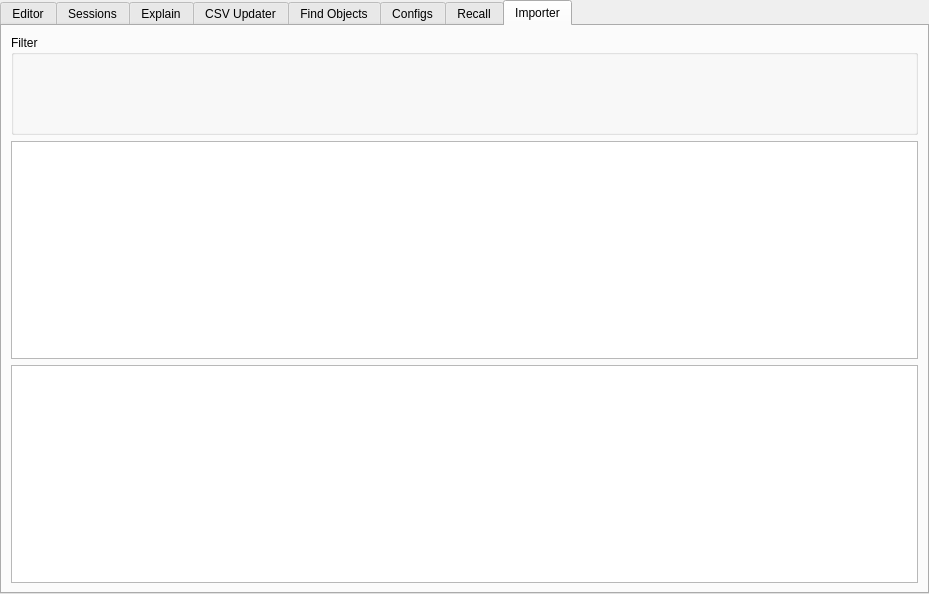
<?xml version="1.0" encoding="UTF-8"?>
<ui version="4.0">
 <class>d_editor</class>
 <widget class="QDialog" name="d_editor">
  <property name="geometry">
   <rect>
    <x>0</x>
    <y>0</y>
    <width>929</width>
    <height>594</height>
   </rect>
  </property>
  <property name="windowTitle">
   <string>Dialog</string>
  </property>
  <property name="modal">
   <bool>true</bool>
  </property>
  <layout class="QVBoxLayout" name="verticalLayout_10">
   <property name="spacing">
    <number>0</number>
   </property>
   <property name="leftMargin">
    <number>0</number>
   </property>
   <property name="topMargin">
    <number>0</number>
   </property>
   <property name="rightMargin">
    <number>0</number>
   </property>
   <property name="bottomMargin">
    <number>0</number>
   </property>
   <item>
    <widget class="QTabWidget" name="tabWidget">
     <property name="currentIndex">
      <number>7</number>
     </property>
     <widget class="QWidget" name="tab_editor">
      <attribute name="title">
       <string>Editor</string>
      </attribute>
      <layout class="QVBoxLayout" name="verticalLayout">
       <property name="spacing">
        <number>6</number>
       </property>
       <property name="leftMargin">
        <number>9</number>
       </property>
       <property name="topMargin">
        <number>9</number>
       </property>
       <property name="rightMargin">
        <number>9</number>
       </property>
       <property name="bottomMargin">
        <number>9</number>
       </property>
       <item>
        <widget class="QPlainTextEdit" name="mem_editor"/>
       </item>
      </layout>
     </widget>
     <widget class="QWidget" name="tab_session">
      <attribute name="title">
       <string>Sessions</string>
      </attribute>
      <layout class="QVBoxLayout">
       <property name="spacing">
        <number>6</number>
       </property>
       <property name="leftMargin">
        <number>9</number>
       </property>
       <property name="topMargin">
        <number>9</number>
       </property>
       <property name="rightMargin">
        <number>9</number>
       </property>
       <property name="bottomMargin">
        <number>9</number>
       </property>
       <item>
        <widget class="QFrame" name="frame">
         <property name="minimumSize">
          <size>
           <width>0</width>
           <height>30</height>
          </size>
         </property>
         <property name="frameShape">
          <enum>QFrame::Box</enum>
         </property>
         <property name="frameShadow">
          <enum>QFrame::Raised</enum>
         </property>
         <layout class="QHBoxLayout" name="horizontalLayout">
          <property name="spacing">
           <number>0</number>
          </property>
          <property name="leftMargin">
           <number>0</number>
          </property>
          <property name="topMargin">
           <number>0</number>
          </property>
          <property name="rightMargin">
           <number>0</number>
          </property>
          <property name="bottomMargin">
           <number>0</number>
          </property>
          <item>
           <widget class="QPushButton" name="bt_sessions_exec">
            <property name="text">
             <string>view</string>
            </property>
           </widget>
          </item>
          <item>
           <widget class="QComboBox" name="cbo_sessions">
            <item>
             <property name="text">
              <string>ACTIVE</string>
             </property>
            </item>
            <item>
             <property name="text">
              <string>INACTIVE</string>
             </property>
            </item>
            <item>
             <property name="text">
              <string>%</string>
             </property>
            </item>
           </widget>
          </item>
          <item>
           <spacer name="horizontalSpacer">
            <property name="orientation">
             <enum>Qt::Horizontal</enum>
            </property>
            <property name="sizeHint" stdset="0">
             <size>
              <width>40</width>
              <height>20</height>
             </size>
            </property>
           </spacer>
          </item>
         </layout>
        </widget>
       </item>
       <item>
        <widget class="QTreeWidget" name="tree_sessions">
         <property name="alternatingRowColors">
          <bool>true</bool>
         </property>
         <column>
          <property name="text">
           <string notr="true">1</string>
          </property>
         </column>
        </widget>
       </item>
       <item>
        <widget class="QPlainTextEdit" name="mem_sessions"/>
       </item>
      </layout>
     </widget>
     <widget class="QWidget" name="tab_explain">
      <attribute name="title">
       <string>Explain</string>
      </attribute>
      <layout class="QVBoxLayout" name="verticalLayout_4">
       <property name="spacing">
        <number>6</number>
       </property>
       <property name="leftMargin">
        <number>9</number>
       </property>
       <property name="topMargin">
        <number>9</number>
       </property>
       <property name="rightMargin">
        <number>9</number>
       </property>
       <property name="bottomMargin">
        <number>9</number>
       </property>
       <item>
        <widget class="QFrame" name="frame_3">
         <property name="minimumSize">
          <size>
           <width>0</width>
           <height>30</height>
          </size>
         </property>
         <property name="frameShape">
          <enum>QFrame::Box</enum>
         </property>
         <property name="frameShadow">
          <enum>QFrame::Raised</enum>
         </property>
         <widget class="QPushButton" name="bt_explain">
          <property name="geometry">
           <rect>
            <x>1</x>
            <y>2</y>
            <width>80</width>
            <height>26</height>
           </rect>
          </property>
          <property name="text">
           <string>Run</string>
          </property>
         </widget>
        </widget>
       </item>
       <item>
        <widget class="QPlainTextEdit" name="mem_explain"/>
       </item>
       <item>
        <widget class="QTreeWidget" name="tree_explain">
         <property name="columnCount">
          <number>7</number>
         </property>
         <column>
          <property name="text">
           <string notr="true">1</string>
          </property>
         </column>
         <column>
          <property name="text">
           <string notr="true">2</string>
          </property>
         </column>
         <column>
          <property name="text">
           <string notr="true">3</string>
          </property>
         </column>
         <column>
          <property name="text">
           <string notr="true">4</string>
          </property>
         </column>
         <column>
          <property name="text">
           <string notr="true">5</string>
          </property>
         </column>
         <column>
          <property name="text">
           <string notr="true">6</string>
          </property>
         </column>
         <column>
          <property name="text">
           <string notr="true">7</string>
          </property>
         </column>
        </widget>
       </item>
      </layout>
     </widget>
     <widget class="QWidget" name="tab_csv_updater">
      <attribute name="title">
       <string>CSV Updater</string>
      </attribute>
      <layout class="QVBoxLayout" name="verticalLayout_5">
       <property name="spacing">
        <number>6</number>
       </property>
       <item>
        <widget class="QGroupBox" name="groupBox_5">
         <property name="minimumSize">
          <size>
           <width>0</width>
           <height>100</height>
          </size>
         </property>
         <property name="maximumSize">
          <size>
           <width>16777215</width>
           <height>100</height>
          </size>
         </property>
         <property name="title">
          <string>Options</string>
         </property>
         <widget class="QPushButton" name="bt_csv_of">
          <property name="geometry">
           <rect>
            <x>596</x>
            <y>64</y>
            <width>32</width>
            <height>26</height>
           </rect>
          </property>
          <property name="maximumSize">
           <size>
            <width>32</width>
            <height>16777215</height>
           </size>
          </property>
          <property name="text">
           <string>...</string>
          </property>
         </widget>
         <widget class="QPushButton" name="bt_csv_populate">
          <property name="geometry">
           <rect>
            <x>12</x>
            <y>32</y>
            <width>100</width>
            <height>26</height>
           </rect>
          </property>
          <property name="maximumSize">
           <size>
            <width>100</width>
            <height>16777215</height>
           </size>
          </property>
          <property name="text">
           <string>Populate</string>
          </property>
         </widget>
         <widget class="QCheckBox" name="chk_csv">
          <property name="geometry">
           <rect>
            <x>118</x>
            <y>33</y>
            <width>510</width>
            <height>24</height>
           </rect>
          </property>
          <property name="text">
           <string>First Line = Titles</string>
          </property>
         </widget>
         <widget class="QLineEdit" name="edt_csv_file">
          <property name="geometry">
           <rect>
            <x>12</x>
            <y>64</y>
            <width>578</width>
            <height>26</height>
           </rect>
          </property>
         </widget>
        </widget>
       </item>
       <item>
        <widget class="QFrame" name="frame_5">
         <property name="frameShape">
          <enum>QFrame::StyledPanel</enum>
         </property>
         <property name="frameShadow">
          <enum>QFrame::Raised</enum>
         </property>
         <layout class="QHBoxLayout" name="horizontalLayout_3">
          <item>
           <widget class="QSplitter" name="splitter">
            <property name="orientation">
             <enum>Qt::Horizontal</enum>
            </property>
            <widget class="QTableWidget" name="grid_csv">
             <property name="minimumSize">
              <size>
               <width>300</width>
               <height>0</height>
              </size>
             </property>
             <property name="maximumSize">
              <size>
               <width>300</width>
               <height>16777215</height>
              </size>
             </property>
             <property name="alternatingRowColors">
              <bool>true</bool>
             </property>
             <property name="columnCount">
              <number>1</number>
             </property>
             <column/>
            </widget>
            <widget class="QPlainTextEdit" name="mem_csv">
             <property name="font">
              <font>
               <family>Monospace</family>
              </font>
             </property>
             <property name="lineWrapMode">
              <enum>QPlainTextEdit::NoWrap</enum>
             </property>
             <property name="backgroundVisible">
              <bool>false</bool>
             </property>
            </widget>
           </widget>
          </item>
         </layout>
        </widget>
       </item>
      </layout>
     </widget>
     <widget class="QWidget" name="tab_find_objects">
      <attribute name="title">
       <string>Find Objects</string>
      </attribute>
      <layout class="QVBoxLayout" name="verticalLayout_3">
       <property name="spacing">
        <number>6</number>
       </property>
       <property name="leftMargin">
        <number>9</number>
       </property>
       <property name="topMargin">
        <number>9</number>
       </property>
       <property name="rightMargin">
        <number>9</number>
       </property>
       <property name="bottomMargin">
        <number>9</number>
       </property>
       <item>
        <widget class="QGroupBox" name="groupBox_4">
         <property name="minimumSize">
          <size>
           <width>0</width>
           <height>100</height>
          </size>
         </property>
         <property name="maximumSize">
          <size>
           <width>16777215</width>
           <height>100</height>
          </size>
         </property>
         <property name="title">
          <string>Filter</string>
         </property>
         <widget class="QCheckBox" name="chk_obj_table">
          <property name="geometry">
           <rect>
            <x>290</x>
            <y>30</y>
            <width>85</width>
            <height>24</height>
           </rect>
          </property>
          <property name="text">
           <string>TABLE</string>
          </property>
          <property name="checked">
           <bool>true</bool>
          </property>
         </widget>
         <widget class="QCheckBox" name="chk_obj_view">
          <property name="geometry">
           <rect>
            <x>290</x>
            <y>50</y>
            <width>85</width>
            <height>24</height>
           </rect>
          </property>
          <property name="text">
           <string>VIEW</string>
          </property>
          <property name="checked">
           <bool>true</bool>
          </property>
         </widget>
         <widget class="QCheckBox" name="chk_obj_package">
          <property name="geometry">
           <rect>
            <x>390</x>
            <y>30</y>
            <width>85</width>
            <height>24</height>
           </rect>
          </property>
          <property name="text">
           <string>PACKAGE</string>
          </property>
          <property name="checked">
           <bool>true</bool>
          </property>
         </widget>
         <widget class="QCheckBox" name="chk_obj_trigger">
          <property name="geometry">
           <rect>
            <x>290</x>
            <y>70</y>
            <width>85</width>
            <height>24</height>
           </rect>
          </property>
          <property name="text">
           <string>TRIGGER</string>
          </property>
          <property name="checked">
           <bool>true</bool>
          </property>
         </widget>
         <widget class="QCheckBox" name="chk_obj_procedure">
          <property name="geometry">
           <rect>
            <x>390</x>
            <y>70</y>
            <width>131</width>
            <height>24</height>
           </rect>
          </property>
          <property name="text">
           <string>PROCEDURE</string>
          </property>
          <property name="checked">
           <bool>true</bool>
          </property>
         </widget>
         <widget class="QCheckBox" name="chk_obj_funcion">
          <property name="geometry">
           <rect>
            <x>390</x>
            <y>50</y>
            <width>85</width>
            <height>24</height>
           </rect>
          </property>
          <property name="text">
           <string>FUNCTION</string>
          </property>
          <property name="checked">
           <bool>true</bool>
          </property>
         </widget>
         <widget class="QLineEdit" name="edt_objetos">
          <property name="geometry">
           <rect>
            <x>13</x>
            <y>53</y>
            <width>241</width>
            <height>26</height>
           </rect>
          </property>
         </widget>
         <widget class="QLabel" name="label_3">
          <property name="geometry">
           <rect>
            <x>13</x>
            <y>33</y>
            <width>91</width>
            <height>18</height>
           </rect>
          </property>
          <property name="text">
           <string>Object Name</string>
          </property>
         </widget>
         <widget class="QPushButton" name="bt_obj_viewcode">
          <property name="geometry">
           <rect>
            <x>510</x>
            <y>40</y>
            <width>161</width>
            <height>41</height>
           </rect>
          </property>
          <property name="text">
           <string>View Code (DDL)</string>
          </property>
         </widget>
        </widget>
       </item>
       <item>
        <widget class="QTableWidget" name="grid_objetos">
         <property name="alternatingRowColors">
          <bool>true</bool>
         </property>
        </widget>
       </item>
      </layout>
     </widget>
     <widget class="QWidget" name="tab_config">
      <attribute name="title">
       <string>Configs</string>
      </attribute>
      <layout class="QVBoxLayout" name="verticalLayout_2">
       <item>
        <widget class="QGroupBox" name="groupBox_3">
         <property name="minimumSize">
          <size>
           <width>0</width>
           <height>200</height>
          </size>
         </property>
         <property name="maximumSize">
          <size>
           <width>16777215</width>
           <height>200</height>
          </size>
         </property>
         <property name="title">
          <string> Configs</string>
         </property>
         <widget class="QLabel" name="label">
          <property name="geometry">
           <rect>
            <x>20</x>
            <y>30</y>
            <width>121</width>
            <height>18</height>
           </rect>
          </property>
          <property name="text">
           <string>Oracle Home</string>
          </property>
         </widget>
         <widget class="QLineEdit" name="edt_cfg_oracle_dir">
          <property name="geometry">
           <rect>
            <x>20</x>
            <y>50</y>
            <width>231</width>
            <height>26</height>
           </rect>
          </property>
         </widget>
         <widget class="QCheckBox" name="chk_cfg_dark_mode">
          <property name="geometry">
           <rect>
            <x>280</x>
            <y>50</y>
            <width>151</width>
            <height>24</height>
           </rect>
          </property>
          <property name="text">
           <string>Themed Dark Mode</string>
          </property>
         </widget>
         <widget class="QLabel" name="label_2">
          <property name="geometry">
           <rect>
            <x>20</x>
            <y>80</y>
            <width>161</width>
            <height>18</height>
           </rect>
          </property>
          <property name="text">
           <string>Templates Directory</string>
          </property>
         </widget>
         <widget class="QLineEdit" name="edt_cfg_template_dir">
          <property name="geometry">
           <rect>
            <x>20</x>
            <y>100</y>
            <width>231</width>
            <height>26</height>
           </rect>
          </property>
         </widget>
         <widget class="QCheckBox" name="chk_cfg_run_user">
          <property name="geometry">
           <rect>
            <x>280</x>
            <y>70</y>
            <width>191</width>
            <height>24</height>
           </rect>
          </property>
          <property name="text">
           <string>Default &quot;Run User&quot; </string>
          </property>
         </widget>
         <widget class="QPushButton" name="bt_cfg_salvar">
          <property name="geometry">
           <rect>
            <x>280</x>
            <y>130</y>
            <width>151</width>
            <height>41</height>
           </rect>
          </property>
          <property name="text">
           <string>Save Configs</string>
          </property>
         </widget>
         <widget class="QLabel" name="label_5">
          <property name="geometry">
           <rect>
            <x>20</x>
            <y>130</y>
            <width>161</width>
            <height>18</height>
           </rect>
          </property>
          <property name="text">
           <string>Outputs Directory</string>
          </property>
         </widget>
         <widget class="QLineEdit" name="edt_cfg_output_dir">
          <property name="geometry">
           <rect>
            <x>20</x>
            <y>150</y>
            <width>231</width>
            <height>26</height>
           </rect>
          </property>
         </widget>
        </widget>
       </item>
       <item>
        <widget class="QGroupBox" name="groupBox">
         <property name="minimumSize">
          <size>
           <width>0</width>
           <height>0</height>
          </size>
         </property>
         <property name="maximumSize">
          <size>
           <width>16777215</width>
           <height>16777215</height>
          </size>
         </property>
         <property name="title">
          <string>TNS</string>
         </property>
         <property name="flat">
          <bool>false</bool>
         </property>
         <layout class="QVBoxLayout" name="verticalLayout_7">
          <property name="spacing">
           <number>0</number>
          </property>
          <property name="leftMargin">
           <number>0</number>
          </property>
          <property name="topMargin">
           <number>0</number>
          </property>
          <property name="rightMargin">
           <number>0</number>
          </property>
          <property name="bottomMargin">
           <number>0</number>
          </property>
          <item>
           <widget class="QTabWidget" name="tabWidget_2">
            <property name="currentIndex">
             <number>0</number>
            </property>
            <widget class="QWidget" name="tab_cfg_services_names">
             <attribute name="title">
              <string>Services Names/SIDs</string>
             </attribute>
             <layout class="QVBoxLayout" name="verticalLayout_8">
              <item>
               <widget class="QPlainTextEdit" name="mem_cfg_tns">
                <property name="font">
                 <font>
                  <family>Monospace</family>
                  <pointsize>10</pointsize>
                 </font>
                </property>
                <property name="lineWrapMode">
                 <enum>QPlainTextEdit::NoWrap</enum>
                </property>
               </widget>
              </item>
             </layout>
            </widget>
            <widget class="QWidget" name="tab_cfg_users_saved">
             <attribute name="title">
              <string>Saved Users</string>
             </attribute>
             <layout class="QVBoxLayout" name="verticalLayout_9">
              <item>
               <widget class="QPlainTextEdit" name="mem_cfg_tns_saved">
                <property name="font">
                 <font>
                  <family>Monospace</family>
                  <pointsize>10</pointsize>
                 </font>
                </property>
                <property name="lineWrapMode">
                 <enum>QPlainTextEdit::NoWrap</enum>
                </property>
               </widget>
              </item>
             </layout>
            </widget>
           </widget>
          </item>
         </layout>
        </widget>
       </item>
      </layout>
     </widget>
     <widget class="QWidget" name="tab_recall">
      <attribute name="title">
       <string>Recall</string>
      </attribute>
      <layout class="QVBoxLayout" name="verticalLayout_6">
       <item>
        <widget class="QGroupBox" name="groupBox_6">
         <property name="minimumSize">
          <size>
           <width>0</width>
           <height>100</height>
          </size>
         </property>
         <property name="maximumSize">
          <size>
           <width>16777215</width>
           <height>100</height>
          </size>
         </property>
         <property name="title">
          <string>Filter Query</string>
         </property>
         <widget class="QLabel" name="label_4">
          <property name="geometry">
           <rect>
            <x>160</x>
            <y>30</y>
            <width>81</width>
            <height>18</height>
           </rect>
          </property>
          <property name="text">
           <string>type text:</string>
          </property>
         </widget>
         <widget class="QLineEdit" name="edt_recall">
          <property name="geometry">
           <rect>
            <x>160</x>
            <y>50</y>
            <width>301</width>
            <height>26</height>
           </rect>
          </property>
          <property name="text">
           <string>%</string>
          </property>
         </widget>
         <widget class="QLabel" name="label_6">
          <property name="geometry">
           <rect>
            <x>10</x>
            <y>30</y>
            <width>81</width>
            <height>18</height>
           </rect>
          </property>
          <property name="text">
           <string>database:</string>
          </property>
         </widget>
         <widget class="QLineEdit" name="edt_recall_database">
          <property name="geometry">
           <rect>
            <x>10</x>
            <y>50</y>
            <width>131</width>
            <height>26</height>
           </rect>
          </property>
          <property name="text">
           <string>%</string>
          </property>
         </widget>
        </widget>
       </item>
       <item>
        <widget class="QTableWidget" name="grid_recall">
         <property name="alternatingRowColors">
          <bool>true</bool>
         </property>
         <property name="wordWrap">
          <bool>false</bool>
         </property>
         <column>
          <property name="text">
           <string>Date</string>
          </property>
         </column>
         <column>
          <property name="text">
           <string>Database</string>
          </property>
         </column>
         <column>
          <property name="text">
           <string>SQL</string>
          </property>
         </column>
        </widget>
       </item>
       <item>
        <widget class="QPlainTextEdit" name="mem_recall"/>
       </item>
      </layout>
     </widget>
     <widget class="QWidget" name="tab_importer">
      <attribute name="title">
       <string>Importer</string>
      </attribute>
      <layout class="QVBoxLayout" name="verticalLayout_11">
       <item>
        <widget class="QGroupBox" name="groupBox_7">
         <property name="minimumSize">
          <size>
           <width>0</width>
           <height>100</height>
          </size>
         </property>
         <property name="maximumSize">
          <size>
           <width>16777215</width>
           <height>100</height>
          </size>
         </property>
         <property name="title">
          <string>Filter</string>
         </property>
        </widget>
       </item>
       <item>
        <widget class="QPlainTextEdit" name="mem_sessions_2"/>
       </item>
       <item>
        <widget class="QTableWidget" name="grid_objetos_2">
         <property name="alternatingRowColors">
          <bool>true</bool>
         </property>
        </widget>
       </item>
      </layout>
     </widget>
    </widget>
   </item>
  </layout>
 </widget>
 <resources/>
 <connections/>
</ui>
